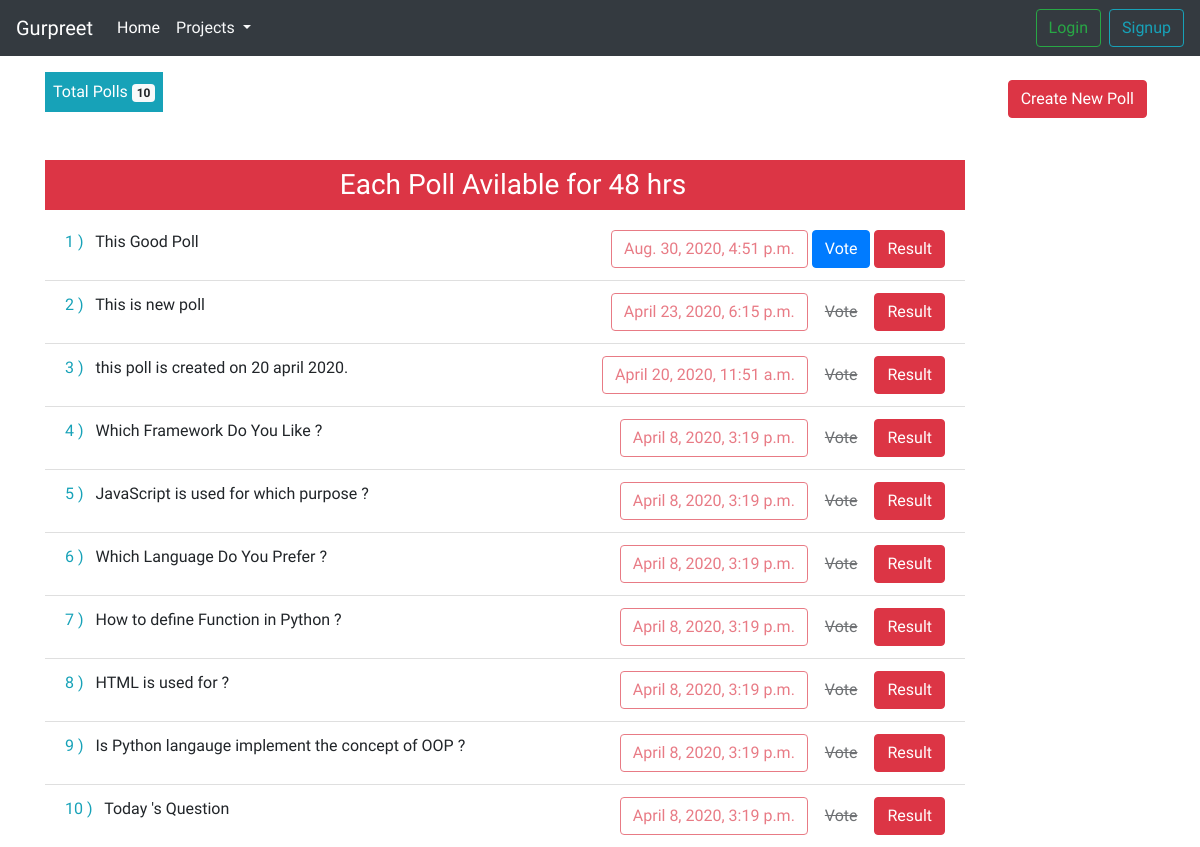
Screenshot of /poll/total_polls with the database file from the repository.
### poll/models.py (models this page shows, shortened)
class CommonInfo(models.Model):
    created_on = models.DateTimeField(auto_now_add=True,null=True)
    updated_on = models.DateTimeField(auto_now = True,null=True)
    class Meta :
        abstract = True
        ordering = ['-created_on']
    """
    Abstract base classes are useful when you want to put some common information into a number of other models. You write your base class and put abstract=True in the Meta class. This model will then not be used to create any database table.
    """

class Question(CommonInfo):
    created_by = models.ForeignKey(User,on_delete=models.CASCADE)
    title = models.TextField(null=True)
    """

    The reason the reverse is a queryset is, ForeignKey is 1-to-many relationship. Hence, the reverse is a queryset
    The _set object is made available when related_name is not specified.

     """

### poll/views.py (the view)
# urls.py: path("total_polls",views.total_polls,name="total_polls"),
def total_polls(request):
    all_question = Question.objects.all().order_by('-created_on')
    total = Question.objects.count()
    user_data = ""
    context = {
         "all_question":all_question,
         "total":total,
         }
    return render(request,"poll/polls.html",context)

### d_forms/processors.py (called while the page is built)
def context_blog(request):
    blog  = Blog.objects.all()
    context = {'context_data': blog}
    return {'context_data': blog}

### poll/templatetags/tags.py (called while the page is built)
@register.filter(name="status")
def status(question_created_on):
    add_datetime = question_created_on + timedelta(hours = 60) # difference bw time is 6 hrs : valid for 24 hrs
    current_datetime = datetime.now()
    expired_on = add_datetime.replace(tzinfo = local)
    checked_on = current_datetime.replace(tzinfo = local)
    print()
    if expired_on < checked_on:
        return False
    else :
        return True

@register.simple_tag
def remaining_cost(qid,question_created_on):
    add_datetime = question_created_on + timedelta(hours = 10)
    expired_on = add_datetime.replace(tzinfo = local)
    cost = { "ab":qid,"expired_time":expired_on}
    return cost

### poll/templates/poll/polls.html (shortened to what this page needs)
{% extends "poll/layout.html"%}
{% block body %}
<div class="container">
    <div class="d-inline-block mt-3 p-2 bg-info  text-white round ">
        Total Polls <span class="badge badge-light">{{total}}</span>
    </div>
    <div class="d-inline-block mt-3 p-2  float-right text-white">
        <a href="{% url "poll" %}" class="btn btn-danger">Create New Poll</a>
    </div>
    <div class="row mt-5 ">
        <div class="col-md-10 ">
        <h3 class="bg-danger text-center p-2"><span class="text-white ml-3">Each Poll Avilable for 48 hrs </span></h3>
            {% for i in all_question %}
                <ul class="list-group list-group-flush">
                    <li class="list-group-item">
                   <span class=" mr-2 text-info">{{forloop.counter}} )</span>    {{i.title}}
                        <span class="float-right">
                        {% load tags %}
                       <a href="#" class="btn disabled btn-outline-danger">{{i.created_on}} </a>
                         {% if i.created_on|status %}
                                <a href="{% url 'give_vote' i.id %}" class="btn btn-primary"> Vote</a>
                            {% else%}
                                <a href="{% url 'give_vote' i.id %}" class="btn  disabled "> <s> Vote </s></a>
                            {% endif %}
                            <a href="{% url 'result' i.id %}" class="btn btn-danger"> Result</a>
                             </span>
                      <!--   {% remaining_cost i.id i.created_on  as l %}
                        {{l.ab}}
                        {{l.expired_time}}
                        -->
                    </li>
                </ul>
            {% endfor %}
        </div>
    </div>
</div>
 {% endblock body%}

### rows the page displays
Question: title "This Good Poll", created_on "Aug. 30, 2020, 4:51 p.m.", shows "Vote"
Question: title "This is new poll", created_on "April 23, 2020, 6:15 p.m.", shows "Vote"
Question: title "this poll is created on 20 april 2020.", created_on "April 20, 2020, 11:51 a.m.", shows "Vote"
Question: title "Which Framework Do You Like ?", created_on "April 8, 2020, 3:19 p.m.", shows "Vote"
Question: title "JavaScript is used for which purpose ?", created_on "April 8, 2020, 3:19 p.m.", shows "Vote"
Question: title "Which Language Do You Prefer ?", created_on "April 8, 2020, 3:19 p.m.", shows "Vote"
Question: title "How to define Function in Python ?", created_on "April 8, 2020, 3:19 p.m.", shows "Vote"
Question: title "HTML is used for ?", created_on "April 8, 2020, 3:19 p.m.", shows "Vote"
Question: title "Is Python langauge implement the concept of OOP ?", created_on "April 8, 2020, 3:19 p.m.", shows "Vote"
Question: title "Today 's Question", created_on "April 8, 2020, 3:19 p.m.", shows "Vote"

### other values shown
{{ total }} "10"
